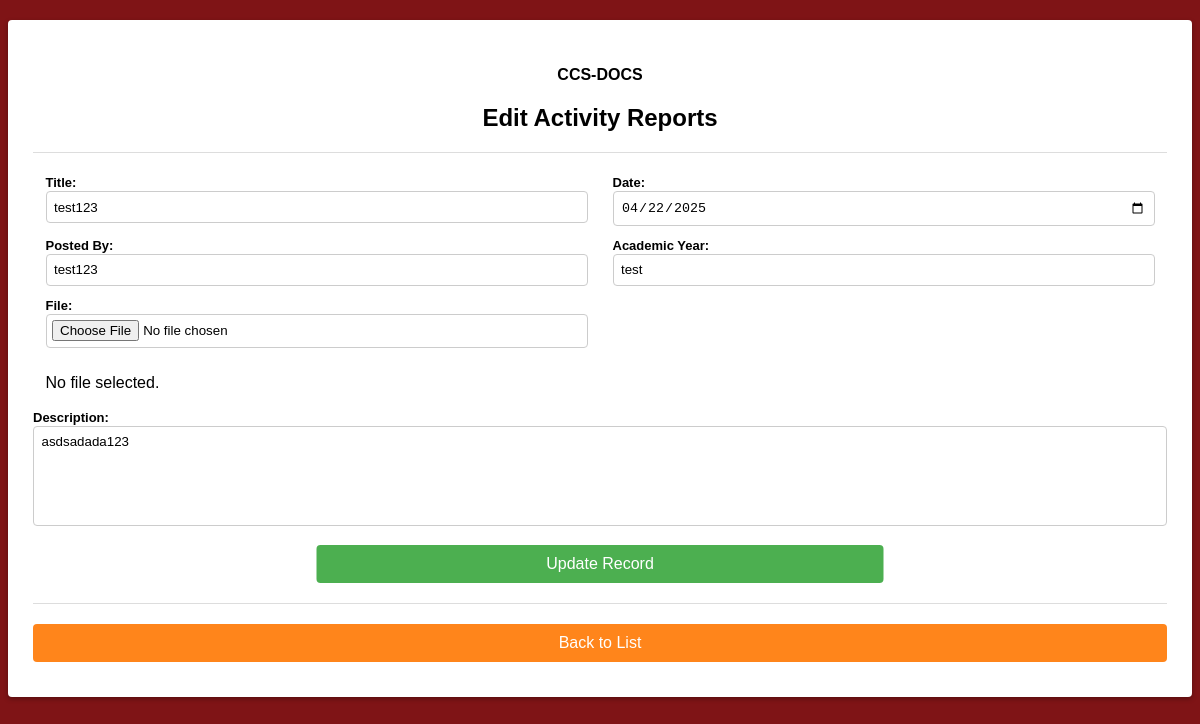
Page /activity_reports/edit_activity_reports.php?id=1 (signed in) on the committed database.
### tables this page shows
CREATE TABLE `activityreports` (
  `id` int(255) NOT NULL,
  `activity_title` varchar(255) NOT NULL,
  `academic_year` varchar(255) NOT NULL,
  `activity_date` date NOT NULL,
  `activity_description` text NOT NULL,
  `posted_by` varchar(255) NOT NULL,
  `file_name` varchar(255) NOT NULL,
  `uploaded_at` text NOT NULL,
  `archive` tinyint(1) NOT NULL DEFAULT 0
);

### activity_reports/edit_activity_reports.php (the view, shortened to what this page needs)
<!DOCTYPE html>
<html>
<head>
</head>
<?php
$conn = require '../db_connect.php';
$id = null;
$activity_title = '';
$activity_date = '';
$activity_description = '';
$file_name = '';
$academic_year = '';
$posted_by = '';
if ($_SERVER["REQUEST_METHOD"] == "POST" && isset($_POST["id"]) && !isset($_POST['submit'])) {
    $id = mysqli_real_escape_string($conn, $_POST["id"]);
} elseif (isset($_GET['id'])) {
    $id = mysqli_real_escape_string($conn, $_GET["id"]);
}
if ($id) {
    $sql2 = "SELECT `id`, `activity_title`, `activity_date`, `activity_description`, `file_name`, `uploaded_at` , `academic_year` , `posted_by` FROM `activityreports` WHERE `id` = ?";
    $stmt_select = $conn->prepare($sql2);
    $stmt_select->bind_param("i", $id);
    $stmt_select->execute();
    $result2 = $stmt_select->get_result();
    if ($result2 && $row2 = $result2->fetch_assoc()) {
        $activity_title = $row2['activity_title'];
        $activity_date = $row2['activity_date'];
        $activity_description = $row2['activity_description'];
        $file_name = $row2['file_name'];
        $academic_year = $row2['academic_year'];
        $posted_by = $row2['posted_by'];
    } else {
        echo "Error retrieving activity report data.";
    }
}
?>
<body>
    <div class="addemp-container">
    <h4>CCS-DOCS</h4>
    <h2>Edit Activity Reports</h2>
    <hr>
        <form method="post" action="edit_activity_reports.php" enctype="multipart/form-data">
        <div style="display:flex; flex-direction:row;">
        <div style="width:50%; margin-left:12.5px; margin-right: 12.5px;">
                <label for="activity_title">Title:</label>
                <input type="text" id="activity_title" name="activity_title" value="<?php echo htmlspecialchars($activity_title, ENT_QUOTES, 'UTF-8'); ?>" required>
                <br>
        </div>
        <div style="width:50%; margin-left:12.5px; margin-right: 12.5px;">
                <label for="activity_date">Date:</label>
                <input type="date" id="activity_date" name="activity_date" value="<?php echo htmlspecialchars($activity_date, ENT_QUOTES, 'UTF-8'); ?>" required>
                <br>
        </div>
        </div>
        <div style="display:flex; flex-direction:row;">
        <div style="width:50%; margin-left:12.5px; margin-right: 12.5px;">
                <label for="posted_by">Posted By:</label>
                <input type="text" id="posted_by" name="posted_by" value="<?php echo htmlspecialchars($posted_by, ENT_QUOTES, 'UTF-8'); ?>" required>
                <br>
        </div>
        <div style="width:50%; margin-left:12.5px; margin-right: 12.5px;">
                <label for="academic_year">Academic Year:</label>
                <input type="text" id="academic_year" name="academic_year" value="<?php echo htmlspecialchars($academic_year, ENT_QUOTES, 'UTF-8'); ?>" required>
                <br>
        </div>
        </div>
        <div style="display:flex; flex-direction:row;">
        <div style="width:50%; margin-left:12.5px; margin-right: 12.5px;">
                <label for="File">File:</label>
                <input type="file" id="file_name" name="file_name">
                <?php
                $folder_path = "../file_activity_reports/";
                if (!empty($file_name)) {
                    $file_path = $folder_path . $file_name;
                    if (file_exists($file_path)) {
                        echo "Current File: <a href='../file_activity_reports/". htmlspecialchars($file_name) ."'>" . htmlspecialchars($file_name) . "</a> (Leave empty to keep the current file)";
                    } else {
                        echo "<p class='error'>No Current file.</p>";
                    }
                } else {
                    echo "<p>No file selected.</p>";
                }
                ?>
            </div>
        <div style="width:50%; margin-left:12.5px; margin-right: 12.5px;">
        </div>
        </div>
        <div style="">
                <label for="activity_description">Description:</label>
                <textarea id="activity_description" class="textarea" name="activity_description" required><?php echo htmlspecialchars($activity_description, ENT_QUOTES, 'UTF-8'); ?></textarea>
                <br>
        </div>
        <div style="">
                <input type="submit" name="submit" value="Update Record">
        </div>
        </form>
    <hr>
    <a href="view_activity_reports_test.php" class="button backtodash">Back to List</a>
    </div>
</body>
</html>

### activity_reports/edit_activity_reports.php (style rules this page uses)
body { font-family: Arial, sans-serif; background-color: #7F1416; margin-top: 20px; margin-bottom: 20px; padding: 0; display: flex; align-items: center; justify-content: center; }
.addemp-container { background-color: #fff; border-radius: 4px; box-shadow: 0 2px 5px rgba(0, 0, 0, 0.3); padding: 25px; width: 100%; }
.addemp-container h2 { text-align: center; margin-bottom: 20px; }
.addemp-container h4 { text-align: center; margin-bottom: 20px; }
.addemp-container hr { border: none; height: 1px; background-color: #ddd; margin-top: 20px; margin-bottom: 20px; }
.addemp-container input[type="text"], .addemp-container input[type="date"] { width: 100%; padding: 7.5px; margin-bottom: 10px; border: 1px solid #ccc; border-radius: 4px; box-sizing: border-box; }
.textarea { font-family: Arial, sans-serif; width: 100%; height: 100px; resize: none; padding: 7.5px; margin-bottom: 10px; border: 1px solid #ccc; border-radius: 4px; box-sizing: border-box; }
.addemp-container input[type="file"] { width: 100%; padding: 5.5px; margin-bottom: 10px; border: 1px solid #ccc; border-radius: 4px; box-sizing: border-box; }
.addemp-container label { font-size: 13px; font-weight: bold; }
.addemp-container .button { display: block; text-align: center; margin-bottom: 10px; padding: 10px; background-color: #4CAF50; color: #fff; text-decoration: none; border: none; border-radius: 4px; cursor: pointer; transition: background-color 0.3s ease; }
.addemp-container input[type="submit"] { background-color: #4CAF50; font-size: 16px; color: #fff; padding: 10px 20px; border: none; border-radius: 4px; cursor: pointer; margin-top: 5px; width: 50%; transform: translateX(+50%); transition: background-color 0.3s ease; }
.addemp-container .backtodash { background-color: #ff851b; }

### rows in the picture
activityreports: activity_title "test123", activity_date "04/22/2025", posted_by "test123", academic_year "test", activity_description "asdsadada123"
